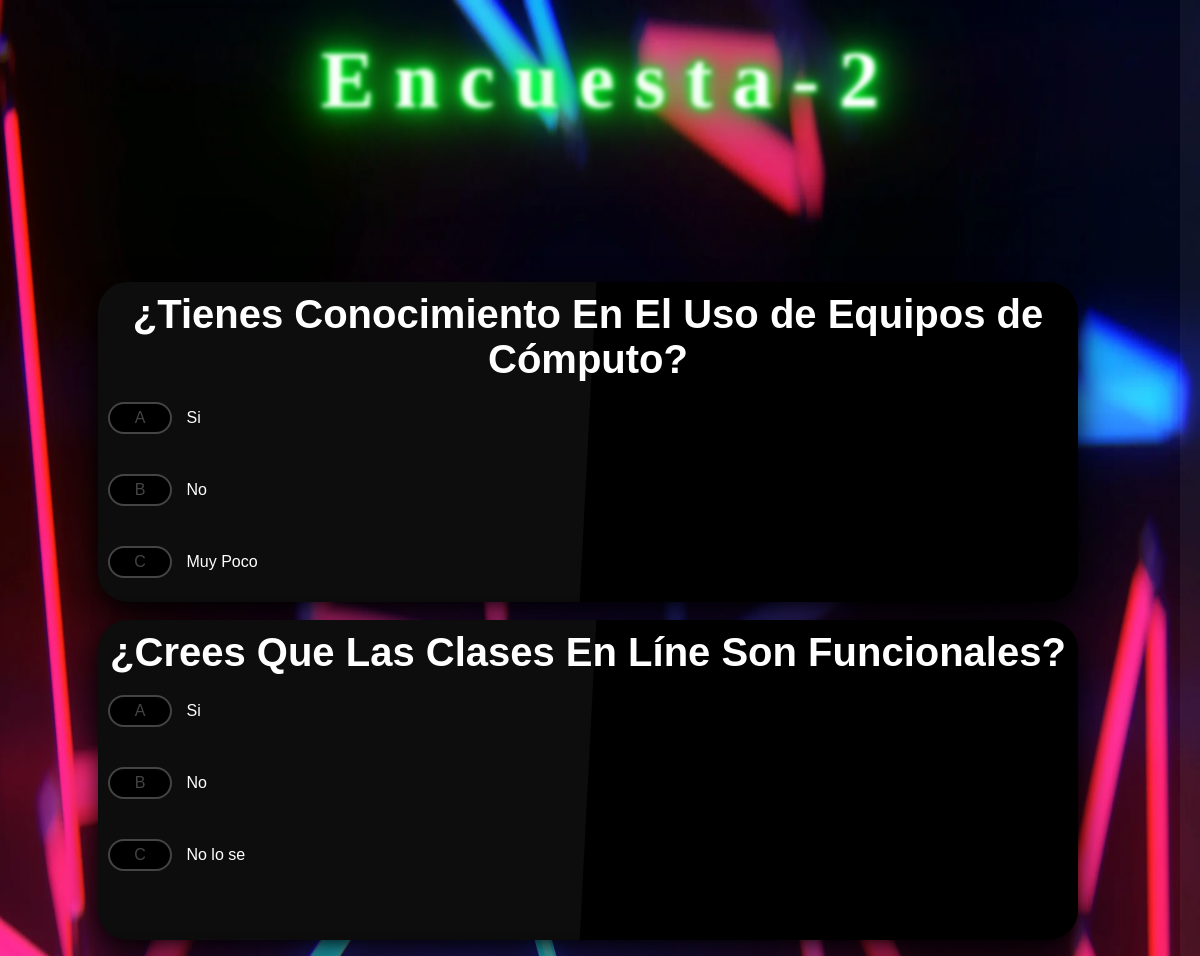
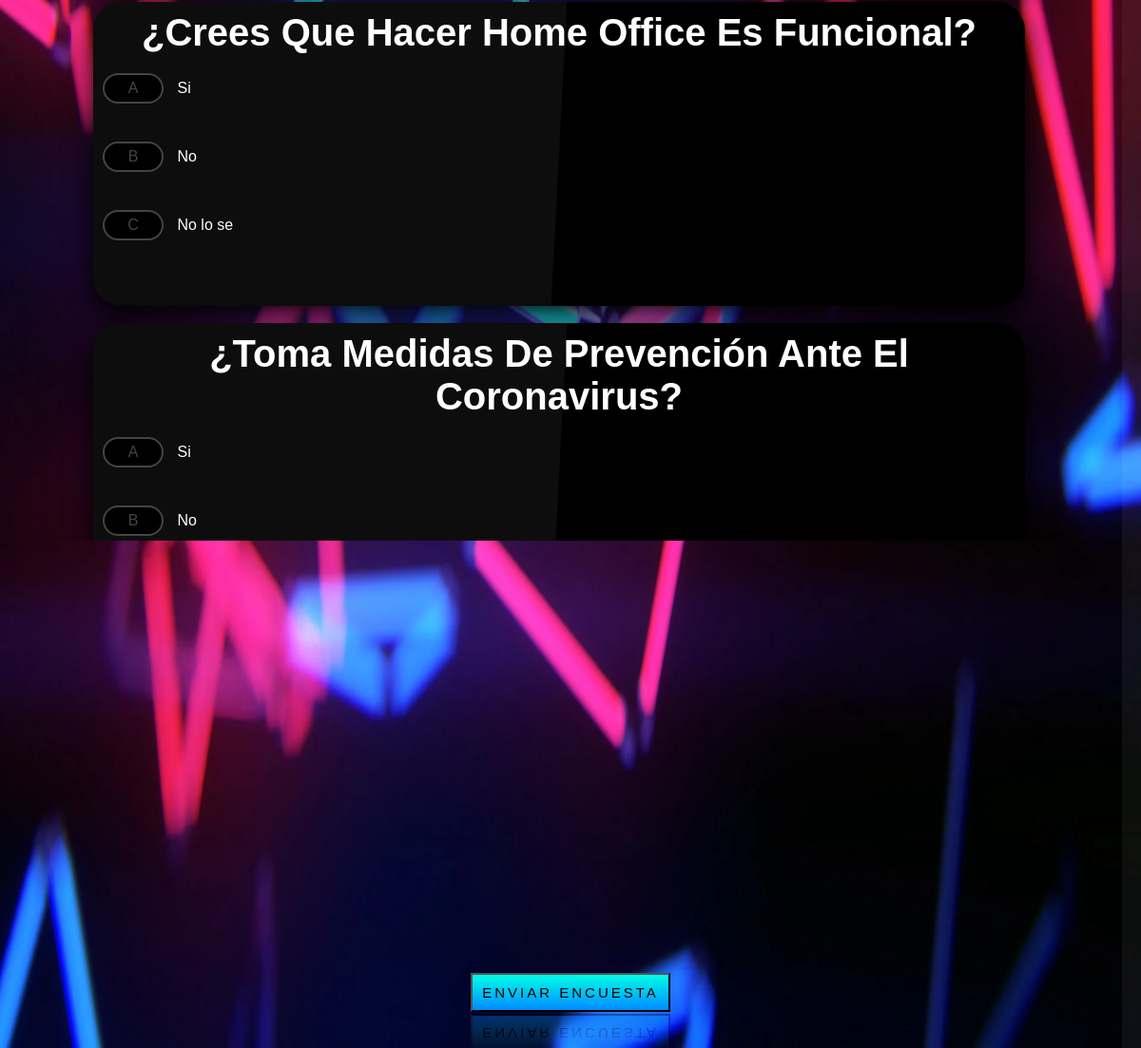
Page /principales/encuestas2.php (signed in) on the committed database (2 pictures, top to bottom).
### tables this page shows
CREATE TABLE `bebida` (
  `id_bebida` int(11) NOT NULL,
  `opcion` varchar(50) NOT NULL,
  `voto` int(11) NOT NULL DEFAULT 0,
  `seleccion` char(2) NOT NULL
);

CREATE TABLE `virus` (
  `id_virus` int(11) NOT NULL,
  `opcion` varchar(50) NOT NULL,
  `voto` int(11) NOT NULL DEFAULT 0,
  `seleccion` char(2) NOT NULL
);

CREATE TABLE `fruta` (
  `id_fruta` int(11) NOT NULL,
  `opcion` varchar(50) NOT NULL,
  `voto` int(11) NOT NULL DEFAULT 0,
  `seleccion` char(2) NOT NULL
);

CREATE TABLE `novia` (
  `id_novia` int(11) NOT NULL,
  `opcion` varchar(50) NOT NULL,
  `voto` int(11) NOT NULL DEFAULT 0,
  `seleccion` char(2) NOT NULL
);

CREATE TABLE `propuesta` (
  `id_pro` int(11) NOT NULL,
  `opcion` varchar(100) NOT NULL,
  `voto` int(11) NOT NULL DEFAULT 0,
  `seleccion` char(2) NOT NULL
);

### data/funciones.php (called while the page is built, shortened)
<?php
function bebida($conexion)
{
    $statement = $conexion->query('SELECT * FROM bebida');
    $resultado = $statement->fetchAll();
    return ($resultado) ? $resultado : false;
}
function virus($conexion)
{
    $statement = $conexion->query('SELECT * FROM virus');
    $resultado = $statement->fetchAll();
    return ($resultado) ? $resultado : false;
}
function fruta($conexion)
{
    $statement = $conexion->query('SELECT * FROM fruta');
    $resultado = $statement->fetchAll();
    return ($resultado) ? $resultado : false;
}
function novia($conexion)
{
    $statement = $conexion->query('SELECT * FROM novia');
    $resultado = $statement->fetchAll();
    return ($resultado) ? $resultado : false;
}
function propuesta($conexion)
{
    $statement = $conexion->query('SELECT * FROM propuesta');
    $resultado = $statement->fetchAll();
    return ($resultado) ? $resultado : false;
}

### vistas/encuestas2.view.php (the view, shortened to what this page needs)
<html lang="es">
<head>
    <link rel="stylesheet" href="<?php echo RUTA; ?>recursos/css/encuestas.css">
</head>
<body>
    <div id="scrollpath"></div>
    <section>
        <div class="bienvenido">
            <h1>
                <span>E</span>
                <span>n</span>
                <span>c</span>
                <span>u</span>
                <span>e</span>
                <span>s</span>
                <span>t</span>
                <span>a</span>
                <span>-</span>
                <span>2</span>
            </h1>
        </div>
        <br><br><br><br><br>
        <form action="<?php echo htmlspecialchars($_SERVER['PHP_SELF']); ?>" method="POST">
            <div class="contenedor-encuesta">
                <h1>¿Tienes Conocimiento En El Uso de Equipos de Cómputo?</h1>
                <?php foreach ($bebidas as $bebida) : ?>
                    <label>
                        <span class="<?php echo $bebida['seleccion']; ?>"><?php echo strtoupper($bebida['seleccion']); ?></span>
                        <?php echo $bebida['opcion']; ?>
                    </label>
                    <br>
                <?php endforeach; ?>
            </div>
            <br>
            <div class="contenedor-encuesta">
                <h1>¿Crees Que Las Clases En Líne Son Funcionales?</h1>
                <?php foreach ($virus as $viru) : ?>
                    <label>
                        <span class="<?php echo $viru['seleccion']; ?>"><?php echo strtoupper($viru['seleccion']); ?></span>
                        <?php echo $viru['opcion']; ?>
                    </label>
                    <br>
                <?php endforeach; ?>
            </div>
            <br>
            <div class="contenedor-encuesta">
                <h1>¿Crees Que Hacer Home Office Es Funcional?</h1>
                <?php foreach ($frutas as $fruta) : ?>
                    <label>
                        <span class="<?php echo $fruta['seleccion']; ?>"><?php echo strtoupper($fruta['seleccion']); ?></span>
                        <?php echo $fruta['opcion']; ?>
                    </label>
                    <br>
                <?php endforeach; ?>
            </div>
            <br>
            <div class="contenedor-encuesta">
                <h1>¿Toma Medidas De Prevención Ante El Coronavirus?</h1>
                <?php foreach ($novias as $novia) : ?>
                    <label>
                        <span class="<?php echo $novia['seleccion']; ?>"><?php echo strtoupper($novia['seleccion']); ?></span>
                        <?php echo $novia['opcion']; ?>
                    </label>
                    <br>
                <?php endforeach; ?>
            </div>
            <br>
            <div class="contenedor-encuesta">
                <h1>¿Cree Que Esta Enfermedad Nos Ayudó A Pensar Mas En Nuestra Forma De Vida Cotidiana?</h1>
                <?php foreach ($propuestas as $propuesta) : ?>
                    <label>
                        <span class="<?php echo $propuesta['seleccion']; ?>"><?php echo strtoupper($propuesta['seleccion']); ?></span>
                        <?php echo $propuesta['opcion']; ?>
                    </label>
                    <br>
                <?php endforeach; ?>
            </div>
            <br>
            <center>
                <br><br>
                <div class="neon">
                    <button class="boton-ini" type="submit" style="vertical-align:middle">
                        <span></span>
                        <span></span>
                        <span></span>
                        Enviar Encuesta
                    </button>
                </div>
            </center>
            <br>
        </form>
    </section>
</body>
</html>

### recursos/css/encuestas.css (style rules this page uses)
body { margin: 0; padding: 0; background-image: url(../img/fondo1.webp); background-size: 100% 100%; background-attachment: fixed; font-family: sans-serif; }
.bienvenido { display: flex; justify-content:center; align-items: center; height: 20vh; font-family: 'Bad Script', cursive; }
h1 { margin: 0; padding: 0; color: #111; font-size: 5em; }
h1 span { display: 0; margin: 0; padding: 0; -webkit-box-reflect: below 1px linear-gradient(transparent,#0005); color: #fff; filter: blur(2px); text-shadow: 0 0 5px #00ff2a, 0 0 10px #00ff2a, 0 0 20px #00ff2a, 0 0 40px #00ff2a, 0 0 60px #00ff2a, 0 0 120px #00ff2a, 0 0 240px #00ff2a; }
.contenedor-encuesta { position: float; top:50%; left: 50%; transform: translate(10%,10%); width: 80%; padding: 10px; height: 300px; background: #000; color: #fff; box-shadow: 0 10px 30px rgba(0,0,0,1); border-radius: 30px; overflow: hidden; }
.contenedor-encuesta:before { content: ''; position: absolute; top: 0; left: -50%; width: 100%; height: 100%; background: rgba(255, 255, 255, 0.05); transform: skewX(-3deg); pointer-events: none; }
.contenedor-encuesta h1 { margin: 0; padding: 0; color: #fff; font-size: 40px; text-align: center; display: list-item; }
.contenedor-encuesta label { position: relative; cursor: pointer; }
.contenedor-encuesta label span { position: relative; display: inline-table; margin: 20px 10px; padding: 5px; border-radius: 40px; width: 50px; background: rgb(0, 0, 0); border: 2px solid #444; color:#444; margin-left: initial; text-align: center; }
.neon { display: flex; justify-content: center; align-items: center; flex-direction: column; }
button { position: relative; display: inline-block; padding: 10px 10px; margin: 4px 0; color: #000000; font-size: 24xp; background-color: rgba(155, 143, 143, 0); text-decoration: none; text-transform: uppercase; font-size: 15px; overflow: hidden; transition: 0.5s; letter-spacing: 3px; -webkit-box-reflect: below 2px linear-gradient(transparent, #0005); background: linear-gradient(to top, #008aff, #00ffe7); animation: animateb 5s linear infinite; }
button span { position: absolute; display: block; }
button span:nth-child(1) { top: 0; left: -100; width: 100%; height: 2px; background: linear-gradient(90deg,transparent,#03e9f4); animation: animate1 1s linear infinite; }
button span:nth-child(3) { bottom: 0; right:-100%; width: 100%; height: 2px; background: linear-gradient(270deg, transparent,#03e9f4); animation: animate3 1s linear infinite; animation-delay: 0.5s; }
button span:nth-child(4) { bottom: -100%; left: 0; width: 2px; height: 100%; background: linear-gradient(360deg, transparent, #03e9f4); animation: animate4 1s linear infinite; animation-delay: 0.75s; }
#scrollpath { position: fixed; top:0; right: 0; width: 20px; height: 100%; background: rgba(255,255,255,0.05); }

### rows in the picture
bebida: seleccion "A", opcion "Si"
bebida: seleccion "B", opcion "No"
bebida: seleccion "C", opcion "Muy Poco"
virus: seleccion "A", opcion "Si"
virus: seleccion "B", opcion "No"
virus: seleccion "C", opcion "No lo se"
fruta: seleccion "A", opcion "Si"
fruta: seleccion "B", opcion "No"
fruta: seleccion "C", opcion "No lo se"
novia: seleccion "A", opcion "Si"
novia: seleccion "B", opcion "No"
novia: seleccion "C", opcion "No Me Importa"
propuesta: opcion "No"
propuesta: opcion "No Me Importa"
